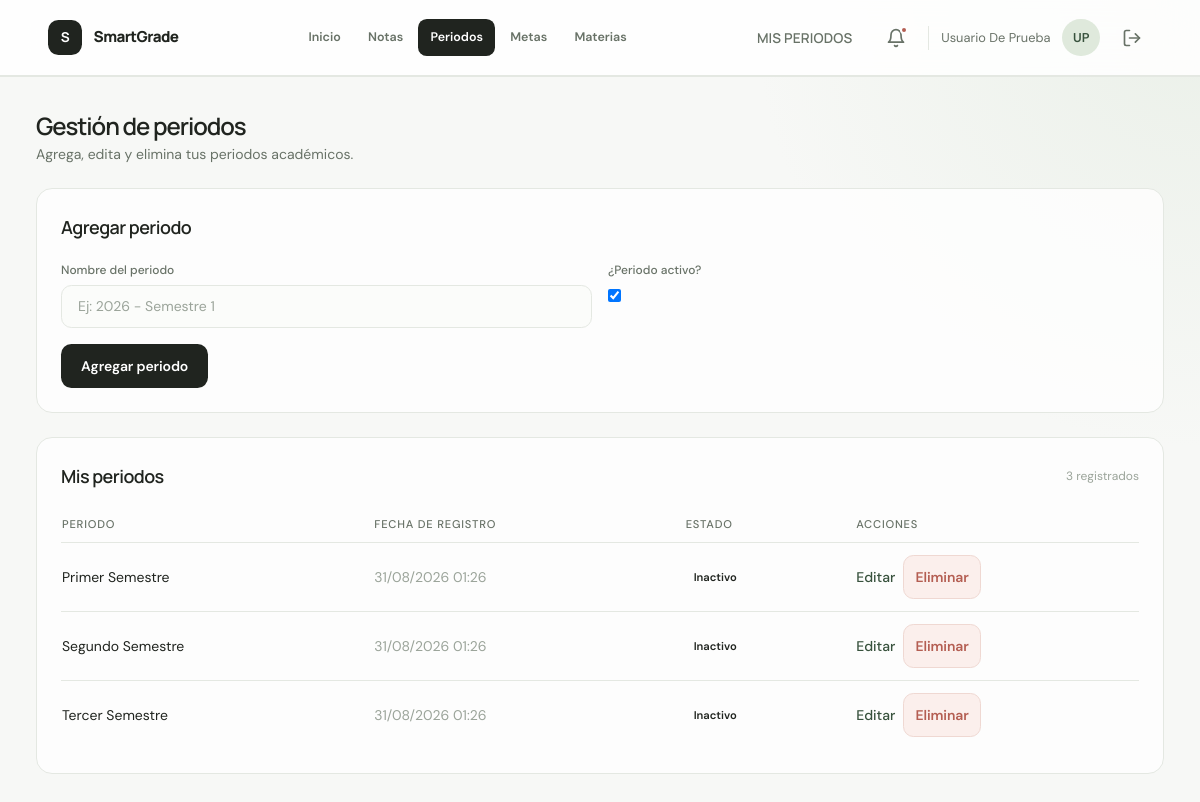
The page /views/terms/index.php (signed in) on the database its author committed.
### tables this page shows
CREATE TABLE IF NOT EXISTS terms (
    id INT AUTO_INCREMENT PRIMARY KEY,
    name VARCHAR(100) NOT NULL,
    user_id INT NOT NULL,
    is_active BOOLEAN DEFAULT FALSE,
    created_at TIMESTAMP DEFAULT CURRENT_TIMESTAMP,
    FOREIGN KEY (user_id) REFERENCES users (id) ON DELETE CASCADE
);

### logic/terms/read.php (called while the page is built, shortened)
<?php
if (!function_exists('getUserTerms')) {
    function getUserTerms(PDO $pdo, int $user_id): array
    {
        $stmt = $pdo->prepare('SELECT id, name, is_active, created_at FROM terms WHERE user_id = :user_id ORDER BY created_at DESC');
        $stmt->execute(['user_id' => $user_id]);
        return $stmt->fetchAll();
    }
}

### views/terms/index.php (the view, shortened to what this page needs)
<?php
require_once __DIR__ . '/../../logic/db.php';
require_once __DIR__ . '/../../logic/terms/read.php';
$user_id = (int) $_SESSION['user_id'];
$old = $_SESSION['terms_old'] ?? ['name' => ''];
$terms = getUserTerms($pdo, $user_id);
?>
<!DOCTYPE html>
<html lang="es">
<head>
    <?php include __DIR__ . '/../header.php'; ?>
</head>
<body>
    <div class="app-shell">
        <div class="main-content">
            <?php include __DIR__ . '/../partials/topbar.php'; ?>
            <main class="p-6 space-y-6">
                <div>
                    <h2 class="font-display text-xl font-semibold text-heading">Gestión de periodos</h2>
                    <p class="text-muted text-sm mt-1">Agrega, edita y elimina tus periodos académicos.</p>
                </div>
                <section class="card p-6">
                    <h3 class="font-display text-lg font-semibold text-heading mb-5">Agregar periodo</h3>
                    <form action="../../logic/terms/create.php" method="POST" class="grid md:grid-cols-2 gap-4" novalidate>
                        <div>
                            <label for="name" class="field-label">Nombre del periodo</label>
                            <input
                                type="text"
                                id="name"
                                name="name"
                                maxlength="100"
                                required
                                placeholder="Ej: 2026 - Semestre 1"
                                value="<?= htmlspecialchars($old['name'], ENT_QUOTES, 'UTF-8') ?>"
                                class="input">
                        </div>
                        <div>
                            <label for="is_active" class="field-label">¿Periodo activo?</label>
                            <input
                                type="checkbox"
                                id="is_active"
                                name="is_active"
                                required
                                checked="<?= isset($old['is_active']) && $old['is_active'] ? 'checked' : '' ?>"
                                class="input">
                        </div>
                        <div class="md:col-span-2">
                            <button type="submit" class="btn btn-primary" style="width: auto;">Agregar periodo</button>
                        </div>
                    </form>
                </section>
                <section class="card p-6">
                    <div class="flex items-center justify-between gap-3 flex-wrap mb-4">
                        <h3 class="font-display text-lg font-semibold text-heading">Mis periodos</h3>
                        <span class="text-xs text-dim"><?= count($terms) ?> registrados</span>
                    </div>
                    <?php if (empty($terms)): ?>
                        <p class="text-sm text-muted">Aún no tienes periodos registrados.</p>
                    <?php else: ?>
                        <div class="overflow-x-auto">
                            <table class="w-full text-sm">
                                <thead>
                                    <tr class="text-left text-muted border-b" style="border-color: var(--color-border);">
                                        <th class="py-2 pr-4 font-medium">Periodo</th>
                                        <th class="py-2 pr-4 font-medium">Fecha de registro</th>
                                        <th class="py-2 font-medium">Estado</th>
                                        <th class="py-2 font-medium">Acciones</th>
                                    </tr>
                                </thead>
                                <tbody>
                                    <?php foreach ($terms as $term): ?>
                                        <tr class="border-b" style="border-color: var(--color-border);">
                                            <td class="py-3 pr-4 text-heading"><?= htmlspecialchars($term['name'], ENT_QUOTES, 'UTF-8') ?></td>
                                            <td class="py-3 pr-4 text-dim"><?= htmlspecialchars(date('d/m/Y H:i', strtotime($term['created_at'])), ENT_QUOTES, 'UTF-8') ?></td>
                                            <td class="py-3 pr-4">
                                                <?php if ($term['is_active']): ?>
                                                    <span class="badge-pill badge-pill-success">Activo</span>
                                                <?php else: ?>
                                                    <span class="badge-pill badge-pill-muted">Inactivo</span>
                                                <?php endif; ?>
                                            <td class="py-3">
                                                <div class="flex items-center gap-2">
                                                    <a href="edit.php?id=<?= (int) $term['id'] ?>" class="text-sm link-accent">Editar</a>
                                                    <form action="../../logic/terms/delete.php" method="POST" onsubmit="return confirm('¿Seguro que deseas eliminar este periodo?');">
                                                        <button type="submit" class="btn btn-danger-ghost" style="padding: 0.35rem 0.7rem;">Eliminar</button>
                                                    </form>
                                                </div>
                                            </td>
                                        </tr>
                                    <?php endforeach; ?>
                                </tbody>
                            </table>
                        </div>
                    <?php endif; ?>
                </section>
            </main>
        </div>
    </div>
</body>
</html>

### views/css/styles.css (style rules this page uses)
:root { --color-bg: #f7f8f6; --color-surface: #ffffff; --color-surface-alt: #f0f3ee; --color-border: #e4e8e2; --color-border-focus: var(--color-primary); --color-text: #20241f; --color-text-muted: #687267; --color-text-dim: #9ba49a; --color-text-inverse: #ffffff; --color-primary: #4d6b52; --color-primary-hover: #38523d; --color-primary-soft: #e6eee5; --color-danger: #b45e52; --color-danger-border: #efd8d2; --color-danger-bg: #fbefec; --color-success: #4d7b5b; --color-success-border: #d5e7d8; --color-success-bg: #edf7ef; --color-overlay-soft: #f5f7f4; --color-overlay-medium: #edf1eb; --font-body: "DM Sans", sans-serif; --font-display: "Manrope", sans-serif; --radius-sm: 0.35rem; --radius-md: 0.55rem; --radius-lg: 0.8rem; --radius-xl: 1.05rem; --radius-2xl: 1.35rem; --input-padding-y: 0.625rem; --input-padding-x: 1rem; --transition-fast: 150ms ease; }
body { font-family: var(--font-body); background-color: var(--color-bg); color: var(--color-text); -webkit-font-smoothing: antialiased; }
.font-display { font-family: var(--font-display); }
.card { background-color: var(--color-surface); border: 1px solid var(--color-border); border-radius: var(--radius-2xl); }
.field-label { display: block; font-size: 0.75rem; font-weight: 500; color: var(--color-text-muted); margin-bottom: 0.375rem; }
.input { width: 100%; background-color: var(--color-overlay-soft); border: 1px solid var(--color-border); border-radius: var(--radius-lg); padding: var(--input-padding-y) var(--input-padding-x); font-size: 0.875rem; color: var(--color-text); transition: border-color var(--transition-fast), box-shadow var(--transition-fast); }
.input[type="checkbox"] { width: auto; height: auto; padding: 0; border: none; background-color: transparent; }
.input::placeholder { color: var(--color-text-dim); }
.btn { display: inline-flex; align-items: center; justify-content: center; font-weight: 600; font-size: 0.875rem; border-radius: var(--radius-lg); padding: var(--input-padding-y) 1.25rem; transition: background-color var(--transition-fast), transform var(--transition-fast); cursor: pointer; border: none; }
.btn-primary { background-color: var(--color-primary); color: var(--color-text-inverse); width: 100%; }
.btn-danger-ghost { background-color: var(--color-danger-bg); border: 1px solid var(--color-danger-border); color: var(--color-danger); }
.link-accent { color: var(--color-primary-hover); font-weight: 500; }
.text-muted { color: var(--color-text-muted); }
.text-dim { color: var(--color-text-dim); }
:root { --sidebar-width-expanded: 15rem; --sidebar-width-collapsed: 4.5rem; --topbar-height: 4rem; }
.app-shell { display: flex; min-height: 100vh; background-color: var(--color-bg); }
.main-content { flex: 1; display: flex; flex-direction: column; min-width: 0; }
.badge-pill { display: inline-flex; align-items: center; gap: 0.3rem; font-size: 0.7rem; font-weight: 600; padding: 0.15rem 0.5rem; border-radius: 999px; }
.text-heading { color: var(--color-text); }
.card, .widget-card { box-shadow: 0 1px 2px rgba(32, 36, 31, 0.025); }
body { background: radial-gradient( circle at 100% 0%, rgba(222, 232, 219, 0.5), transparent 28rem ), var(--color-bg); }
.app-shell { background: transparent; }
.main-content { min-height: 100vh; }
.card { border-color: var(--color-border); box-shadow: none; }
.input { background: #fbfcfa; border-color: var(--color-border); border-radius: 0.65rem; }
.btn { border-radius: 0.65rem; min-height: 2.75rem; letter-spacing: -0.01em; }
.btn-primary { background: var(--color-text); }
main.p-6 { max-width: 1440px; width: 100%; margin: 0 auto; padding: 2.25rem clamp(1.25rem, 3vw, 3.25rem) 3.5rem; }
main.p-6 > div:first-child h2 { font-size: clamp(1.5rem, 2vw, 2rem); letter-spacing: -0.045em; }
main.p-6 > div:first-child p { max-width: 34rem; }
main.p-6 > section.card { border-radius: 1rem; background: rgba(255, 255, 255, 0.78); }
main.p-6 > section.card h3 { letter-spacing: -0.03em; }
main.p-6 table tbody tr { transition: background-color 150ms ease; }
.badge-pill { border-radius: 0.45rem; padding: 0.25rem 0.5rem; }
table th { font-size: 0.7rem; text-transform: uppercase; letter-spacing: 0.07em; }
table tbody tr:last-child { border-bottom: 0; }
.app-shell { display: block; min-height: 100vh; }
.main-content { width: 100%; }

### rows shown on the page
terms: name "Primer Semestre", created_at "31/08/2026 01:26", is_active "Inactivo"
terms: name "Segundo Semestre", created_at "31/08/2026 01:26", is_active "Inactivo"
terms: name "Tercer Semestre", created_at "31/08/2026 01:26", is_active "Inactivo"

### other values the page prints
$page_title "MIS PERIODOS"
$_SESSION['user_name'] "Usuario De Prueba"
$initials "UP"
count($terms) "3"
